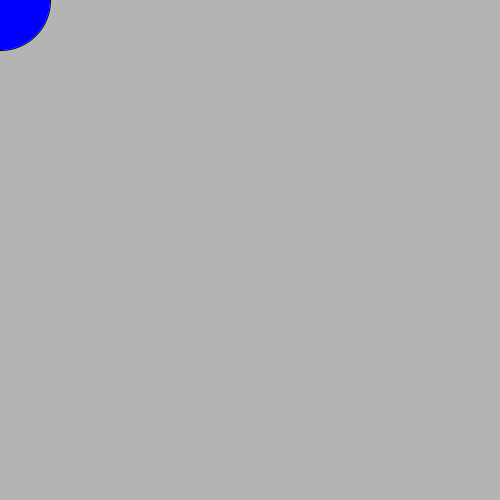
Frame 1 (no input)
Frame 60 (the mouse pressed at the canvas centre just before this capture): identical to frame 1, image omitted
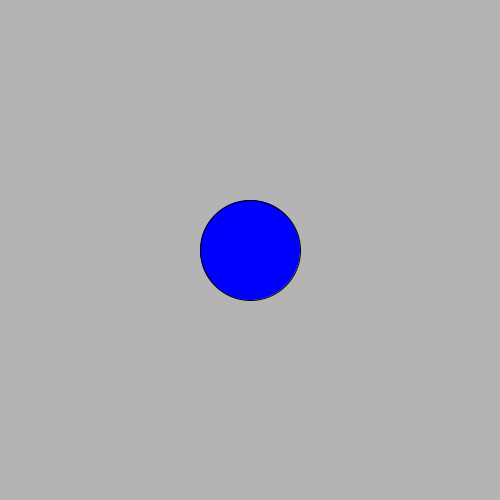
Frame 120 (the mouse held since frame 60 and released just before this capture)

The Processing sketch that drew these frames (run headless with seeded random() and noise(); from frame 60 on, the mouse is pressed at the canvas centre):

// Processing sketch: Treino_Void
// ── Treino_Void.pde
void setup() {
  size(500, 500);
}
void draw() {
  if (mouseX>250) {
    testeY();
  } else {
    testeX();
  }
}

void testeX() {
  background(180);
  if (mouseY >250 ) {
    fill(255, 255, 0);
    ellipse( mouseX, mouseY, 100, 100);
  } else {
    fill(0, 0, 255);
    ellipse( mouseX, mouseY, 100, 100);
  }
}

void testeY() {
  background(180);
  if (mouseY >250 ) {
    fill(0, 255, 0);
    ellipse( mouseX, mouseY, 100, 100);
  } else {
    fill(255, 0, 0);
    ellipse( mouseX, mouseY, 100, 100);
  }
}
